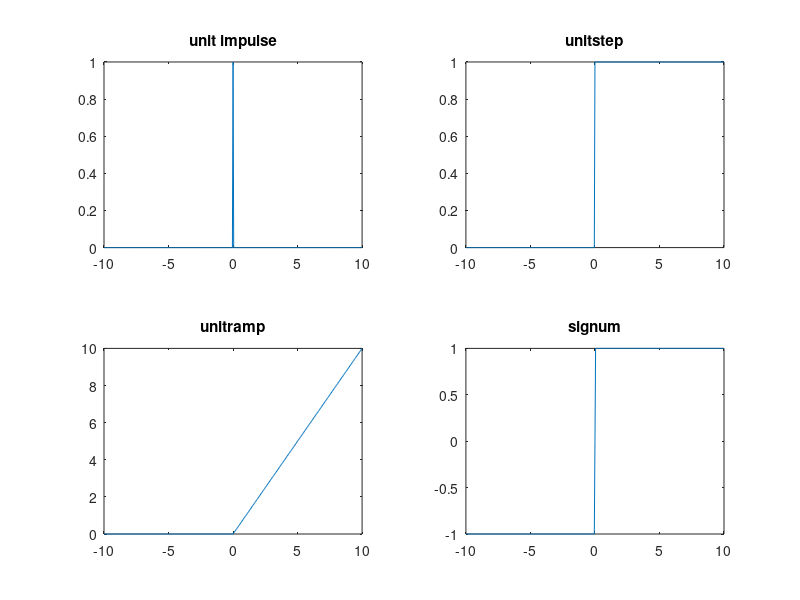
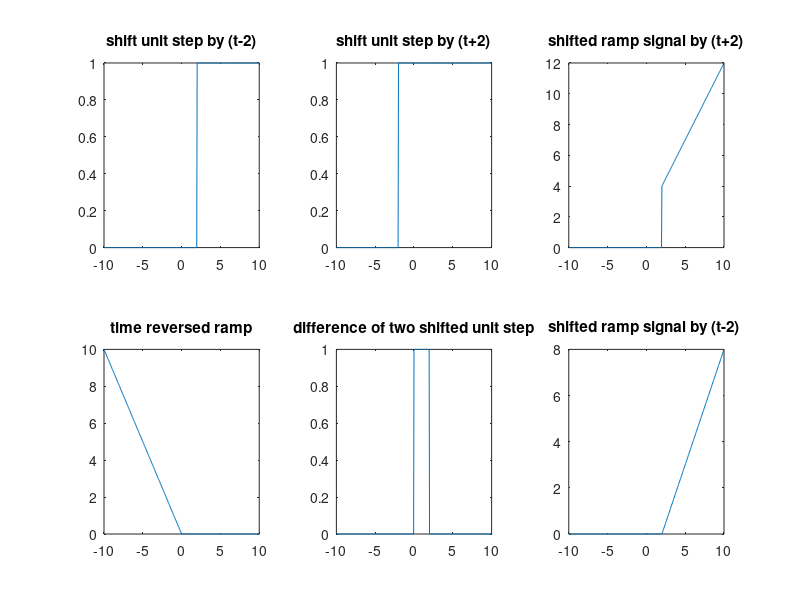

Write the MATLAB code that produced these figures, in order.
clc;
clear;
close;
%basic signal
t=-10:0.05:10;
impulse=zeros(1,length(t));
[m,idx]=min(abs(t));
impulse(idx)=1;
%unit step
ustep=zeros(1,length(t));
ustep((t>=0))=1;
%unit ramp
r=t.*ustep;
%signum
s=sign(t);
%plotting of graph
figure();
subplot(2,2,1);
plot(t,impulse);
title("unit impulse");
subplot(2,2,2);
plot(t,ustep);
title("unitstep");
subplot(2,2,3);
plot(t,r);
title("unitramp");
subplot(2,2,4);
plot(t,s);
title("signum");
% part 2 shifting of signal
%time shifting shifted unit step(t-2))
ushift=zeros(1,length(t));
ushift((t-2>=0))=1;
%unitstep shifted
ushift1=zeros(1,length(t));
ushift1((t+2>=0))=1;
%unit ramp
r=(t-2).*ushift;
p=(t+2).*ushift;
%time scaling
%ramp
r_2t=(0.5*t).*(0.5*t>=0);
%time reversl
r_mt=(-t).*((-t)>=0);
figure();
subplot(2,3,1);
plot(t,ushift);
title("shift unit step by (t-2)")
subplot(2,3,2);
plot(t,ushift1);
title("shift unit step by (t+2)")
subplot(2,3,3);
plot(t,p);
title("shifted ramp signal by (t+2)")
subplot(2,3,4);
plot(t,r_mt);
title("time reversed ramp")
p=ustep-ushift;
subplot(2,3,5);
plot(t,p);
title("difference of two shifted unit step");
subplot(2,3,6);
plot(t,r);
title("shifted ramp signal by (t-2) ")
